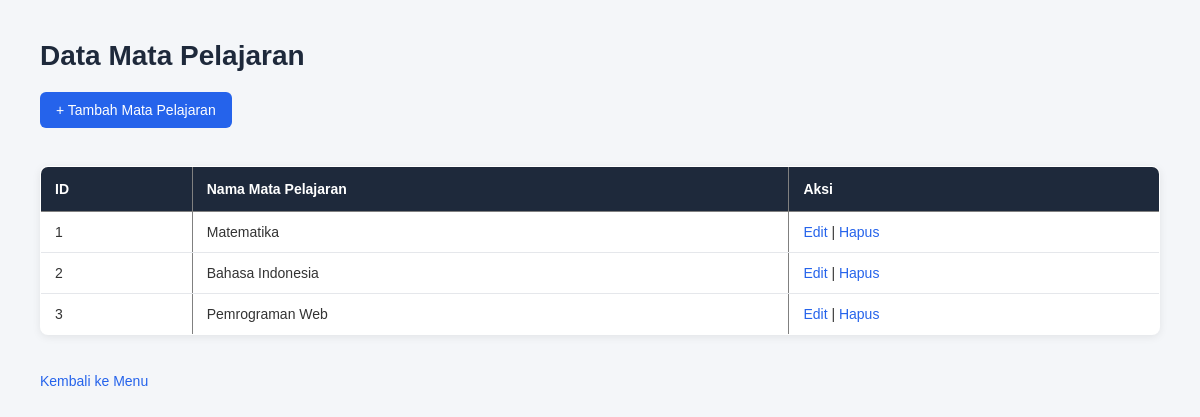
Page /matpel/index.php on the committed database.
### tables this page shows
CREATE TABLE `mata_pelajaran` (
  `id_matpel` int(11) NOT NULL,
  `nama_matpel` varchar(50) NOT NULL
);

### matpel/index.php (the view, shortened to what this page needs)
<?php
require_once __DIR__ . '/../config/database.php';
$query = "SELECT * FROM mata_pelajaran ORDER BY id_matpel ASC";
$result = mysqli_query($conn, $query);
?>
<!DOCTYPE html>
<html>
<head>
    <link rel="stylesheet" href="../style.css">
</head>
<body class="crud-page">
    <h2>Data Mata Pelajaran</h2>
    <a href="create.php">+ Tambah Mata Pelajaran</a>
    <br><br>
    <table border="1" cellpadding="8" cellspacing="0">
        <tr>
            <th>ID</th>
            <th>Nama Mata Pelajaran</th>
            <th>Aksi</th>
        </tr>
        <?php while ($data = mysqli_fetch_assoc($result)) { ?>
            <tr>
                <td><?= $data['id_matpel']; ?></td>
                <td><?= htmlspecialchars($data['nama_matpel']); ?></td>
                <td>
                    <a href="update.php?id=<?= $data['id_matpel']; ?>">
                        Edit
                    </a>
                    |
                    <a href="delete.php?id=<?= $data['id_matpel']; ?>"
                        onclick="return confirm('Yakin ingin menghapus data ini?')">
                        Hapus
                    </a>
                </td>
            </tr>
        <?php } ?>
    </table>
    <br>
    <a href="../index.php">Kembali ke Menu</a>
</body>
</html>

### style.css (style rules this page uses)
* { margin: 0; padding: 0; box-sizing: border-box; }
body { font-family: Arial, Helvetica, sans-serif; background-color: #f4f6f9; color: #333; }
.crud-page { min-height: 100vh; padding: 40px; }
.crud-page h2 { font-size: 28px; margin-bottom: 20px; color: #1e293b; }
.crud-page>a:first-of-type { display: inline-block; padding: 10px 16px; margin-bottom: 20px; background-color: #2563eb; color: white; text-decoration: none; border-radius: 6px; font-size: 14px; transition: 0.2s; }
.crud-page table { width: 100%; border-collapse: collapse; background-color: white; border-radius: 8px; overflow: hidden; box-shadow: 0 2px 8px rgba(0, 0, 0, 0.08); }
.crud-page table th { background-color: #1e293b; color: white; padding: 14px; text-align: left; font-size: 14px; }
.crud-page table td { padding: 12px 14px; border-bottom: 1px solid #e5e7eb; font-size: 14px; }
.crud-page table tr:last-child td { border-bottom: none; }
.crud-page table a { color: #2563eb; text-decoration: none; font-weight: 500; }
.crud-page>a:last-child { display: inline-block; margin-top: 20px; color: #2563eb; text-decoration: none; font-size: 14px; }

### rows in the picture
mata_pelajaran: id_matpel "1", nama_matpel "Matematika"
mata_pelajaran: id_matpel "2", nama_matpel "Bahasa Indonesia"
mata_pelajaran: id_matpel "3", nama_matpel "Pemrograman Web"
